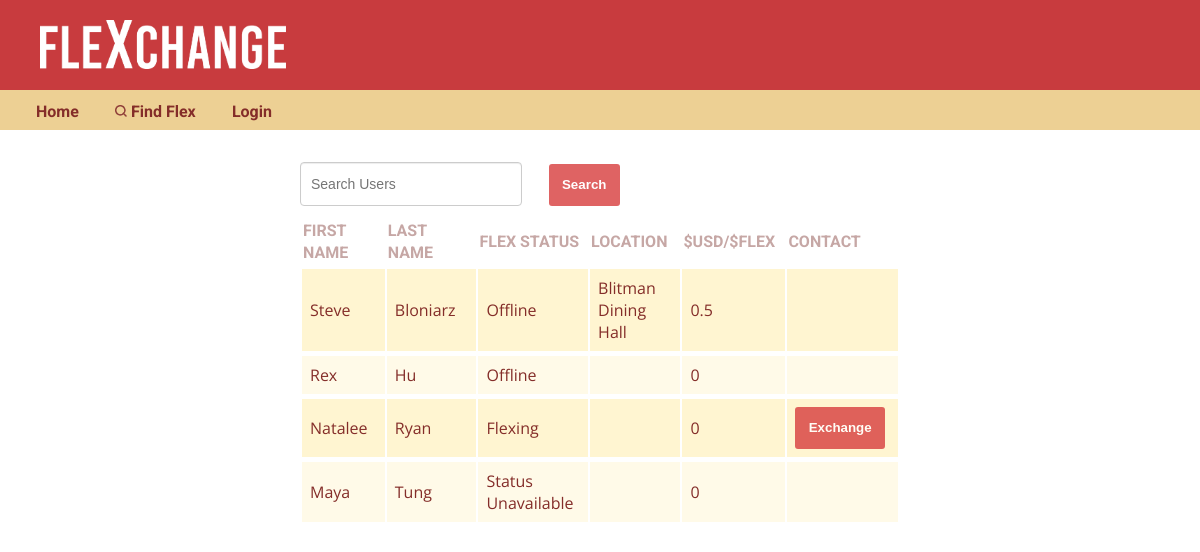
The page /search.php on the database as committed earlier.
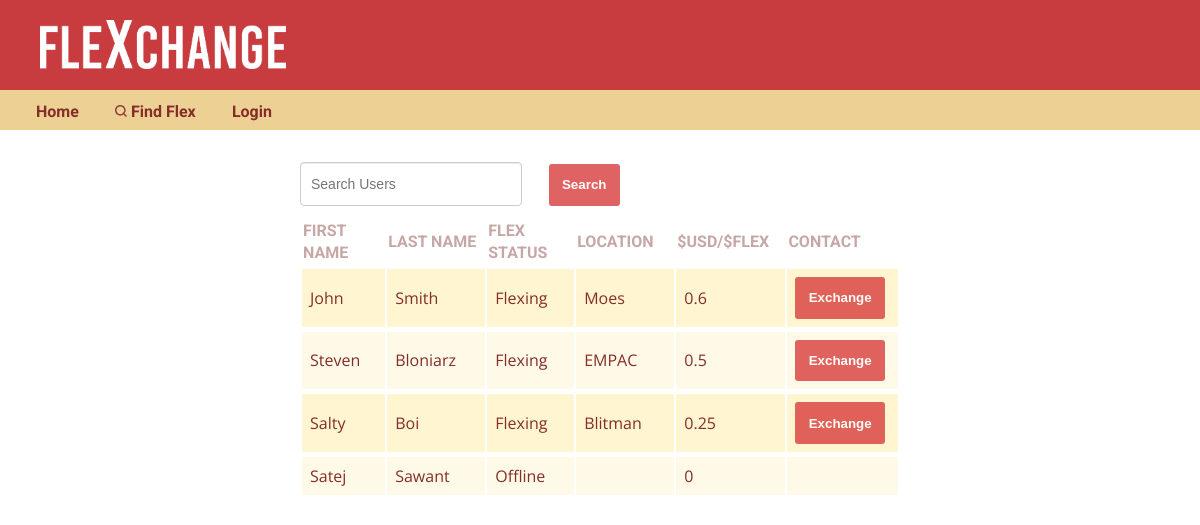
The same page on the database as committed later.
### tables this page shows
CREATE TABLE `user` (
  `user_id` int(10) UNSIGNED NOT NULL,
  `FirstName` varchar(64) NOT NULL,
  `LastName` varchar(64) NOT NULL,
  `email` varchar(64) NOT NULL,
  `status` int(10) UNSIGNED NOT NULL DEFAULT '1',
  `pass_hash` varchar(64) NOT NULL,
  `pass_salt` varchar(64) NOT NULL,
  `venmo_handle` varchar(17) NOT NULL,
  `location` varchar(64) NOT NULL,
  `exchange_rate` float NOT NULL,
  `img_name` varchar(64) NOT NULL
);

### search.php (the view, shortened to what this page needs)
<?php
  require_once "backend/connect.php";
  if (isset($_POST['valueToSearch']) && $_POST['valueToSearch'] != ""){
    $query = 'SELECT `FirstName`, `LastName`, `status`, `location`, `exchange_rate`, `email` FROM `user` WHERE CONCAT(`FirstName`, `LastName`, `status`, `location`) LIKE "%'.$_POST['valueToSearch'].'%"';
  } else {
    $query = "SELECT `FirstName`, `LastName`, `status`, `location`, `exchange_rate`, `email` FROM `user` WHERE 1";
  }
  $stmt = $dbh->prepare($query);
  $stmt->execute();
?>
<!DOCTYPE html>
<html>
  <head>
    <link rel="stylesheet" type="text/css" href="style/search.css">
  </head>
  <body>
    <?php include("common/header.php");?>
    <main>
      <form id="searchForm" action="search.php" method="post">
        <input id="searchText" type="text" name="valueToSearch" placeholder="Search Users" class="form-control2">
        <input id="searchSubmit" type="submit" name="search" value="Search" class="btn"><br/>
      </form>
      <?php
        if ($stmt->rowCount() > 0) {
          echo "
            <table>
              <tr>
                <th class='firstname'><a href='?orderBy=FirstName'>First Name</a></th>
                <th class='lastname'><a href='?orderBy=LastName'>Last Name</a></th>
                <th class='status'><a href='?orderBy=status'>Flex Status</a></th>
                <th class='location'><a href='?orderBy=location'>Location</a></th>
                <th class='rate'><a href='?orderBy=exchange_rate'>\$USD/\$FLEX</a></th>
                <th class='contact'><a href='??orderBy=status'>Contact</a></th>
              </tr>
          ";
          while($row = $stmt->fetch()) {
            $status = "";
            $contactButton = "";
            if ($row['status'] == 0){
              $status = 'Flexing';
              $contactButton = "
                <form action='email.php' method='post'>
                  <input type='hidden' name='email' value=" . $row['email'] . ">
                  <input type='hidden' name='name' value=" . $row['FirstName'] . ">
                  <input type='submit' name='search' value='Exchange' class='btn'>
                </form>
              ";
            } else if ($row['status'] == 1){
              $status = 'Offline';
            } else {
              $status = 'Status Unavailable';
            }
            echo "
              <tr>
                <td>" . $row['FirstName'] . "</td>
                <td>" . $row['LastName'] . "</td>
                <td>" . $status . "</td>
                <td>" . $row['location'] . "</td>
                <td>" . $row['exchange_rate'] . "</td>
                <td>" . $contactButton . "</td>
              </tr>
            ";
          }
          echo "</table>";
        } else {
          echo "<h1>No Results</h1>";
        }
      ?>
    </main>
  </body>
</html>

### common/header.php (shortened to what this page needs)
<html>
  <head>
    <link rel="stylesheet" type="text/css" href="style/header.css">
  </head>
  <header>
    <div id="head">
      <img id="logo" src="images/logo.png">
    </div>
    <div id="nav">
      <a href="index.php">Home</a>
      <a href="search.php"><img src="images/search.png" width="12px"> Find Flex</a>
      <?php
        if (isset($_SESSION["user_id"])) {
          echo "<a href='logout.php'>Logout</a>";
        } else {
          echo "<a href='login.php'>Login</a>";
        }
      ?>
    </div>
  </header>
</html>

### style/style.css (style rules this page uses)
html { position: relative; min-height: 100%; margin: 0; padding: 0; }
body { margin: 0; padding: 0; color: #842D29; font-family: 'Open Sans', sans-serif; padding-bottom: 200px; }
main { margin: auto; width: 50%; }
a { font-weight: bold; color: #842D29; font-family: 'Roboto'; text-decoration: none; }
.btn { border: none; padding: 1em; font-weight: bold; color: white; margin-right: 5px; border-radius: 3px; background-color: #D83D3D; opacity: 0.8; transition: 0.2s; cursor: pointer; }

### style/search.css (style rules this page uses)
#searchForm { margin: 2em 0; width: 100%; }
#searchText { float: left; width: 200px; }
#searchSubmit { float: left; margin-left: 2em; margin-top: 2px; max-width: 18%; }
th { background-color: white; height: 25px; text-align: left; border-bottom: 3px solid white; }
.form-control2 { display: block; width: 100px; height:34px; padding: 4px 10px; font-size: 14px; background-color: #fff; line-height: 1.43; border-radius: 4px; border: 1px solid #ccc; -webkit-box-shadow: inset 0 1px 1px rgba(0, 0, 0, .075); box-shadow: inset 0 1px 1px rgba(0, 0, 0, .075); }
th.firstname { width: 140px; }
th.lastname { width: 170px; }
th.status { width: 150px; }
th.location { width: 165px; }
th.rate { width: 160px; }
td { padding: 8px; border-bottom: 3px solid white; }
tr:nth-child(even) { background-color: #fff5d1; }
tr:nth-child(odd) { background-color: #fffae8; }
table th a { font-weight: bold; font-size: 1em; text-transform: uppercase; color: #c6a7a5; cursor: pointer; text-decoration: none; }

### style/header.css (style rules this page uses)
#head { background-color: #C83B3E; height: 70px; margin: 0px; text-align: left; padding: 10px; color: white; }
#logo { max-height: 70%; padding-top: 10px; padding-left: 30px; }
#nav { background-color: #EDD094; height: 30px; padding-top: 10px; padding-left: 20px; padding-right: 20px; margin: 0px; }
#nav a { padding: 1em; text-align: center; }

Rows that differ between the two databases and show on the page:
removed user: FirstName "Steve", LastName "Bloniarz", status "Offline", location "Blitman Dining Hall", exchange_rate "0.5"
removed user: FirstName "Rex", LastName "Hu", status "Offline", exchange_rate "0"
removed user: FirstName "Natalee", LastName "Ryan", status "Flexing", exchange_rate "0"
removed user: FirstName "Maya", LastName "Tung", status "Status Unavailable", exchange_rate "0"
added user: FirstName "John", LastName "Smith", status "Flexing", location "Moes", exchange_rate "0.6"
added user: FirstName "Steven", LastName "Bloniarz", status "Flexing", location "EMPAC", exchange_rate "0.5"
added user: FirstName "Salty", LastName "Boi", status "Flexing", location "Blitman", exchange_rate "0.25"
added user: FirstName "Satej", LastName "Sawant", status "Offline", exchange_rate "0"
